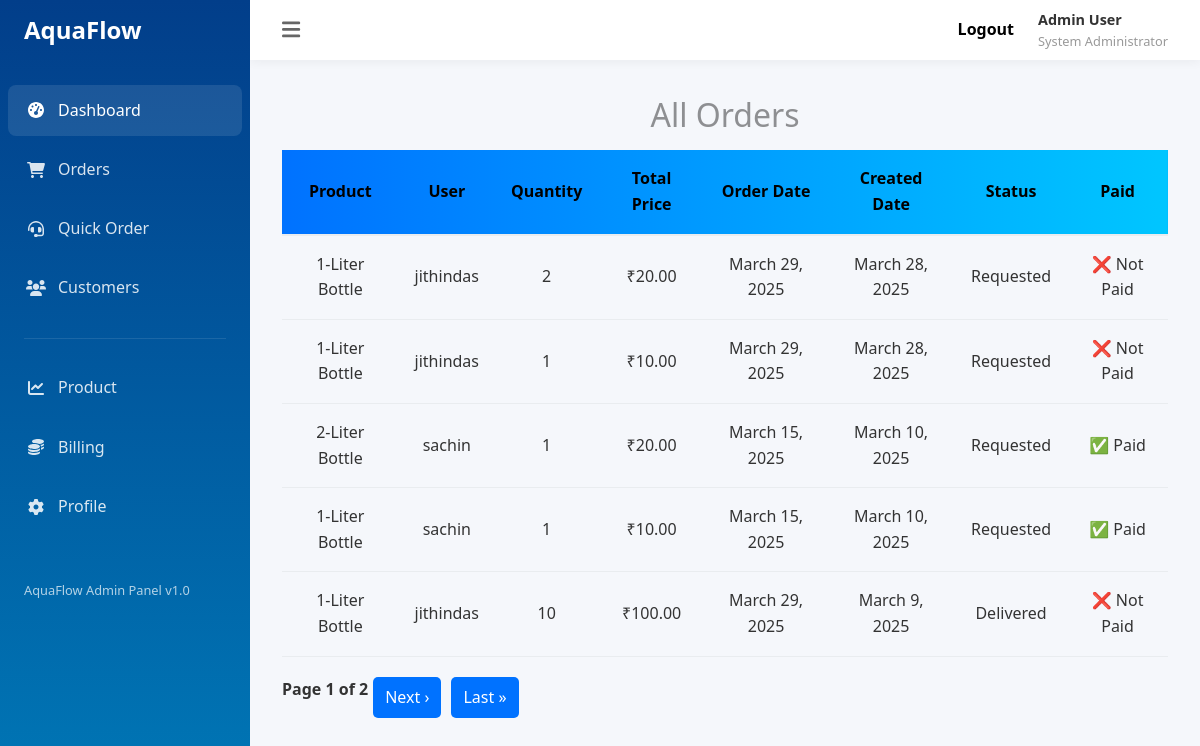
The app's page /all_order_payment/, older data.
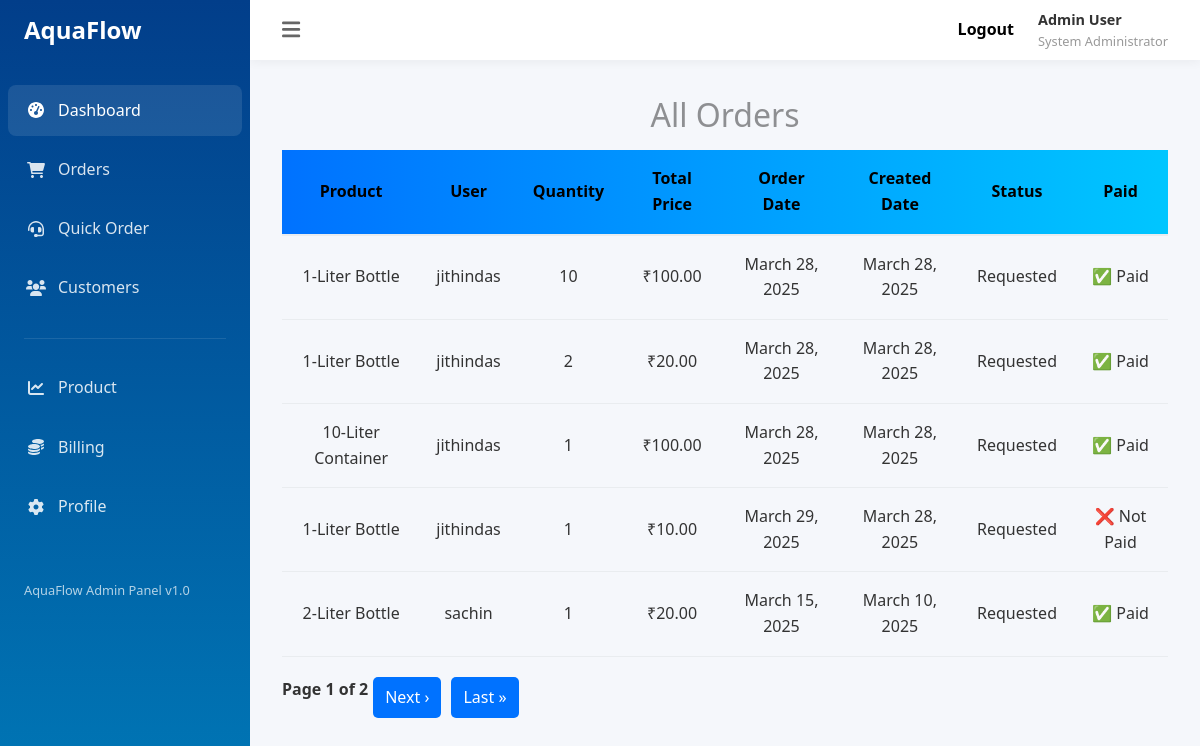
The same page, newer data.
### app/models.py (models this page shows, shortened)
class Order(models.Model):
    STATUS_CHOICES = (
        ('Requested', 'Requested'),
        ('Pending', 'Pending'),
        ('Delivered', 'Delivered'),
        ('Cancelled', 'Cancelled'),
    )
    customer = models.ForeignKey(User, on_delete=models.CASCADE)
    product = models.ForeignKey(Product, on_delete=models.CASCADE)
    quantity = models.PositiveIntegerField()
    total_price = models.DecimalField(max_digits=10, decimal_places=2, blank=True, null=True)
    order_date = models.DateField()
    created_date=models.DateField(auto_now_add=True,null=True,blank=True)
    razorpay_order_id = models.CharField(max_length=100, blank=True, null=True)
    razorpay_payment_id = models.CharField(max_length=100, blank=True, null=True)
    razorpay_signature = models.CharField(max_length=100, blank=True, null=True)
    is_paid = models.BooleanField(default=False)
    status = models.CharField(
        max_length=20,
        choices=STATUS_CHOICES,
        default='Requested',
    )

class Product(models.Model):
    size = models.CharField(max_length=100)
    price = models.DecimalField(max_digits=10, decimal_places=2)
    description = models.TextField(null=True,blank=True)

### app/views.py (the view)
# urls.py: path('all_order_payment/', All_Order_Payment_View.as_view(), name='all_order_payment'),
class All_Order_Payment_View(View):
    def get(self, request, *args, **kwargs):
        data = Order.objects.all().order_by('-id')
        paginator = Paginator(data, 5)
        page_number = request.GET.get('page')
        page_obj = paginator.get_page(page_number)
        return render(request, 'all_order_payments.html', {'page_obj': page_obj})

### app/templates/all_order_payments.html (shortened to what this page needs)
{% extends 'admin.html' %}
{% block content %}
<h2 class="my-3 text_h">All Orders</h2>
{% if page_obj %}
<table >
    <thead class="table_head">
        <tr>
            <th>Product</th>
            <th>User</th>
            <th>Quantity</th>
            <th>Total Price</th>
            <th>Order Date</th>
            <th>Created Date</th>
            <th>Status</th>
            <th>Paid</th>
        </tr>
    </thead>
    <tbody>
        {% for order in page_obj %}
        <tr>
            <td>{{ order.product.size }}</td>
            <td>{{ order.customer }}</td>
            <td>{{ order.quantity }}</td>
            <td>₹{{ order.total_price }}</td>
            <td>{{ order.order_date }}</td>
            <td>{{ order.created_date }}</td>
            <td>{{ order.status }}</td>
            <td>{% if order.is_paid %}✅ Paid{% else %}❌ Not Paid{% endif %}</td>
        </tr>
        {% empty %}
        <tr>
            <td colspan="8">No orders found.</td>
        </tr>
        {% endfor %}
    </tbody>
</table>
<div class="pagination">
    <span>Page {{ page_obj.number }} of {{ page_obj.paginator.num_pages }}</span>
    {% if page_obj.has_next %}
        <a href="?page={{ page_obj.next_page_number }}">Next ›</a>
        <a href="?page={{ page_obj.paginator.num_pages }}">Last »</a>
    {% endif %}
</div>
{% endif %}
{% endblock %}

Row changes from the older to the newer data that the page shows:
removed Order: product.size "1-Liter Bottle", customer "jithindas", quantity "2", total_price "20.00", order_date "March 29, 2025", created_date "March 28, 2025", status "Requested", is_paid "❌ Not Paid"
no longer on this page (row unchanged): Order: product.size "1-Liter Bottle", customer "sachin", quantity "1", total_price "10.00", order_date "March 15, 2025", created_date "March 10, 2025", status "Requested", is_paid "✅ Paid"
no longer on this page (row unchanged): Order: product.size "1-Liter Bottle", customer "jithindas", quantity "10", total_price "100.00", order_date "March 29, 2025", created_date "March 9, 2025", status "Delivered", is_paid "❌ Not Paid"
added Order: product.size "1-Liter Bottle", customer "jithindas", quantity "10", total_price "100.00", order_date "March 28, 2025", created_date "March 28, 2025", status "Requested", is_paid "✅ Paid"
added Order: product.size "1-Liter Bottle", customer "jithindas", quantity "2", total_price "20.00", order_date "March 28, 2025", created_date "March 28, 2025", status "Requested", is_paid "✅ Paid"
added Order: product.size "10-Liter Container", customer "jithindas", quantity "1", total_price "100.00", order_date "March 28, 2025", created_date "March 28, 2025", status "Requested", is_paid "✅ Paid"
